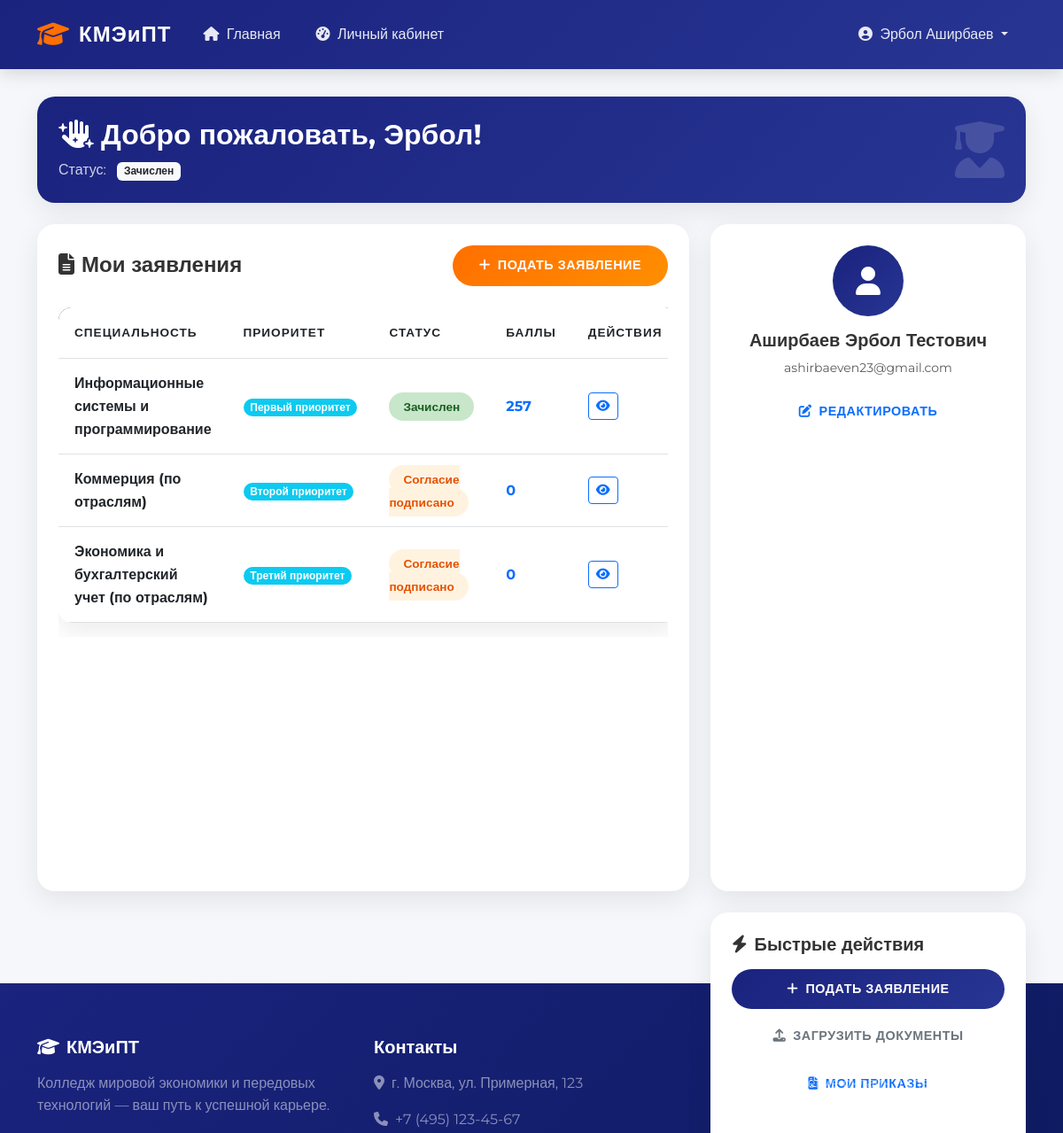
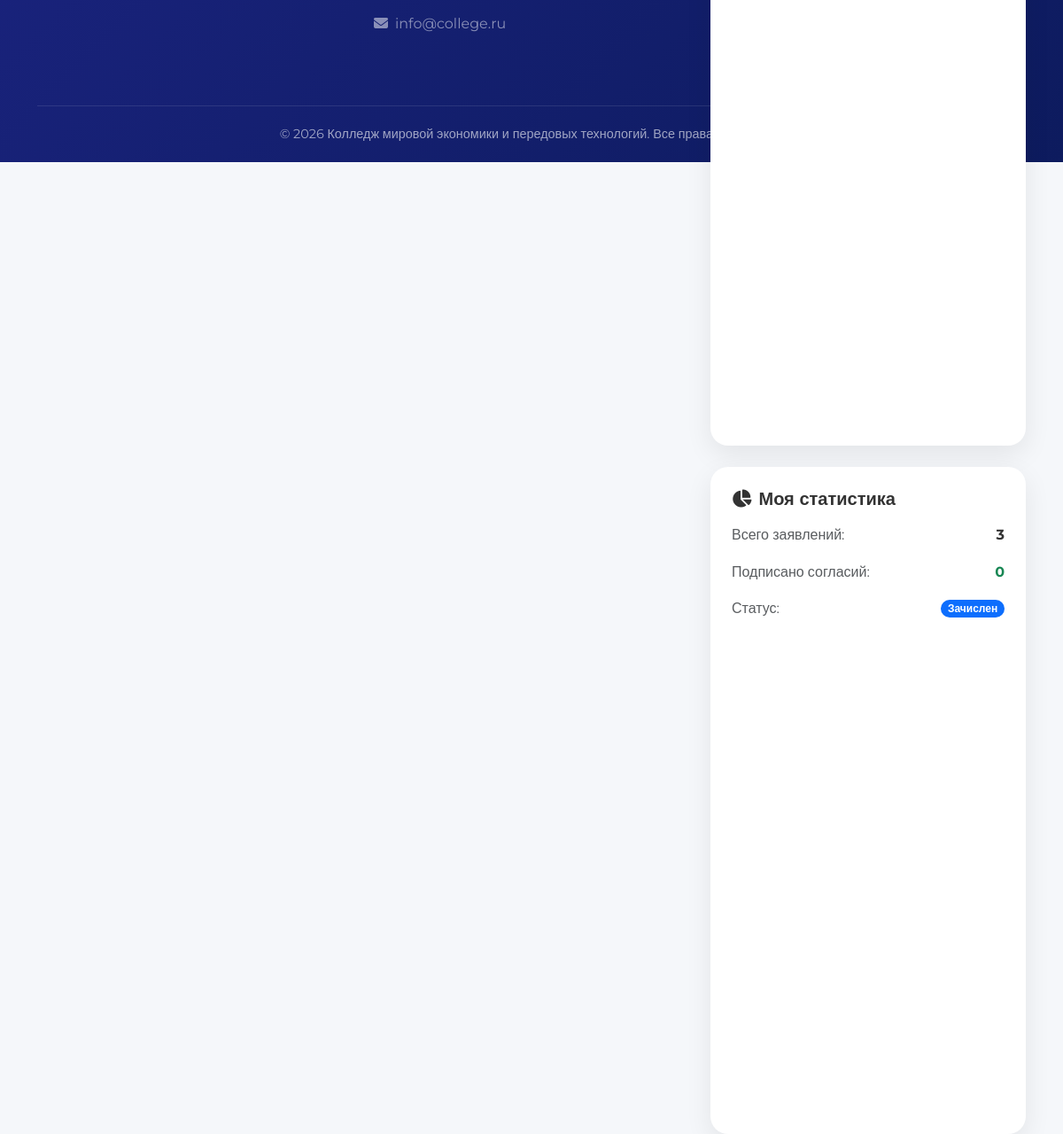
The app's page /dashboard/ (signed in) with its own data (2 pictures, top to bottom).
### applicants/models.py (models this page shows, shortened)
class Applicant(models.Model):
    SEX_CHOICES = [('M', 'Мужской'), ('F', 'Женский')]
    STATUS_CHOICES = [
        ('draft', 'Черновик'),
        ('submitted', 'Подано'),
        ('under_review', 'На рассмотрении'),
        ('accepted', 'Зачислен'),
        ('rejected', 'Отказ'),
    ]
    user = models.OneToOneField(
        User,
        on_delete=models.CASCADE,
        related_name='applicant_profile',
        verbose_name="Пользователь"
    )
    patronymic = models.CharField(max_length=150, blank=True, verbose_name="Отчество")
    birth_date = models.DateField(verbose_name="Дата рождения")
    sex = models.CharField(max_length=1, choices=SEX_CHOICES, verbose_name="Пол")
    phone = models.CharField(max_length=20, verbose_name="Телефон")
    snils = models.CharField(max_length=14, blank=True, verbose_name="СНИЛС")
    passport_series = models.CharField(max_length=4, blank=True, verbose_name="Серия паспорта")
    passport_number = models.CharField(max_length=6, blank=True, verbose_name="Номер паспорта")
    address = models.TextField(blank=True, verbose_name="Адрес")
    status = models.CharField(
        max_length=20,
        choices=STATUS_CHOICES,
        default='draft',
        verbose_name="Статус"
    )
    created_at = models.DateTimeField(auto_now_add=True)
    updated_at = models.DateTimeField(auto_now=True)
    class Meta:
        verbose_name = "Абитуриент"
        verbose_name_plural = "Абитуриенты"
        ordering = ['user__last_name', 'user__first_name']
    @property
    def full_name(self):
        return f"{self.user.last_name} {self.user.first_name} {self.patronymic}"

class Application(models.Model):
    PRIORITY_CHOICES = [
        (1, 'Первый приоритет'),
        (2, 'Второй приоритет'),
        (3, 'Третий приоритет'),
    ]
    APP_STATUS = [
        ('draft', 'Черновик'),
        ('submitted', 'Подано'),
        ('agreement_signed', 'Согласие подписано'),
        ('recommended', 'Рекомендован'),
        ('accepted', 'Зачислен'),
    ]
    applicant = models.ForeignKey(
        Applicant,
        on_delete=models.CASCADE,
        related_name='applications',
        verbose_name="Абитуриент"
    )
    campaign = models.ForeignKey(
        AdmissionCampaign,
        on_delete=models.CASCADE,
        verbose_name="Приемная кампания"
    )
    specialization = models.ForeignKey(
        Specialization,
        on_delete=models.CASCADE,
        verbose_name="Специальность"
    )
    priority = models.PositiveSmallIntegerField(
        choices=PRIORITY_CHOICES,
        verbose_name="Приоритет"
    )
    status = models.CharField(
        max_length=20,
        choices=APP_STATUS,
        default='draft',
        verbose_name="Статус заявления"
    )
    is_agreement_signed = models.BooleanField(
        default=False,
        verbose_name="Согласие на зачисление"
    )
    agreement_date = models.DateTimeField(null=True, blank=True)
    submission_date = models.DateTimeField(auto_now_add=True)
    class Meta:
        verbose_name = "Заявление"
        verbose_name_plural = "Заявления"
        unique_together = [
            ['applicant', 'campaign', 'priority'],
            ['applicant', 'campaign', 'specialization'],
        ]
        ordering = ['-submission_date']

class Specialization(models.Model):
    code = models.CharField(max_length=20, unique=True, verbose_name="Код специальности")
    name = models.CharField(max_length=255, verbose_name="Название")
    faculty = models.CharField(max_length=100, verbose_name="Факультет")
    budget_places = models.PositiveSmallIntegerField(verbose_name="Бюджетные места")
    paid_places = models.PositiveSmallIntegerField(default=0, verbose_name="Платные места")
    min_score = models.PositiveSmallIntegerField(default=100, verbose_name="Мин. проходной балл")
    description = models.TextField(blank=True, verbose_name="Описание")
    is_active = models.BooleanField(default=True, verbose_name="Активна")
    class Meta:
        verbose_name = "Специальность"
        verbose_name_plural = "Специальности"
        ordering = ['code']

### applicants/views.py (the view)
# urls.py: path('dashboard/', views.dashboard, name='dashboard'),
@login_required
def dashboard(request):
    try:
        applicant = request.user.applicant_profile
    except Applicant.DoesNotExist:
        messages.error(request, 'Профиль абитуриента не найден')
        return redirect('home')
    applications = Application.objects.filter(applicant=applicant).annotate(
        total_score=Sum('exam_results__score')
    )
    attachments = Attachment.objects.filter(applicant=applicant)
    context = {
        'applicant': applicant,
        'applications': applications,
        'attachments': attachments,
    }
    return render(request, 'applicants/dashboard.html', context)

### templates/applicants/dashboard.html (shortened to what this page needs)
{% extends 'base.html' %}
{% block content %}
<div class="container py-4">
    <div class="card-custom mb-4" style="background: linear-gradient(135deg, #1a237e 0%, #283593 100%); color: white;">
        <div class="card-body p-4">
            <div class="row align-items-center">
                <div class="col-md-8">
                    <h2 class="fw-bold mb-2">
                        <i class="fas fa-hand-sparkles me-2"></i>Добро пожаловать, {{ applicant.user.first_name }}!
                    </h2>
                    <p class="mb-0" style="color: rgba(255,255,255,0.8);">
                        Статус:
                        <span class="badge bg-light text-dark ms-2">
                            {{ applicant.get_status_display }}
                        </span>
                    </p>
                </div>
                <div class="col-md-4 text-end">
                    <i class="fas fa-user-graduate" style="font-size: 4rem; color: rgba(255,255,255,0.15);"></i>
                </div>
            </div>
        </div>
    </div>
    <div class="row g-4">
        <div class="col-lg-8">
            <div class="card-custom">
                <div class="card-body p-4">
                    <div class="d-flex justify-content-between align-items-center mb-4">
                        <h4 class="fw-bold mb-0"><i class="fas fa-file-alt me-2"></i>Мои заявления</h4>
                        <a href="{% url 'create_application' %}" class="btn btn-accent btn-modern">
                            <i class="fas fa-plus me-2"></i>Подать заявление
                        </a>
                    </div>
                    {% if applications %}
                    <div class="table-responsive">
                        <table class="table table-modern">
                            <thead>
                                <tr>
                                    <th>Специальность</th>
                                    <th>Приоритет</th>
                                    <th>Статус</th>
                                    <th>Баллы</th>
                                    <th>Действия</th>
                                </tr>
                            </thead>
                            <tbody>
                                {% for app in applications %}
                                <tr>
                                    <td><strong>{{ app.specialization.name }}</strong></td>
                                    <td>
                                        <span class="badge bg-info rounded-pill">{{ app.get_priority_display }}</span>
                                    </td>
                                    <td>
                                        {% if app.status == 'draft' %}
                                        <span class="badge-status badge-draft">{{ app.get_status_display }}</span>
                                        {% elif app.status == 'submitted' %}
                                        <span class="badge-status badge-submitted">{{ app.get_status_display }}</span>
                                        {% elif app.status == 'agreement_signed' %}
                                        <span class="badge-status badge-agreement">{{ app.get_status_display }}</span>
                                        {% elif app.status == 'recommended' %}
                                        <span class="badge-status badge-recommended">{{ app.get_status_display }}</span>
                                        {% elif app.status == 'accepted' %}
                                        <span class="badge-status badge-accepted">{{ app.get_status_display }}</span>
                                        {% endif %}
                                    </td>
                                    <td>
                                        <span class="fw-bold text-primary">{{ app.total_score|default:"0" }}</span>
                                    </td>
                                    <td>
                                        <div class="btn-group btn-group-sm">
                                            <a href="{% url 'application_detail' app.pk %}" class="btn btn-outline-primary">
                                                <i class="fas fa-eye"></i>
                                            </a>
                                        </div>
                                    </td>
                                </tr>
                                {% endfor %}
                            </tbody>
                        </table>
                    </div>
                    {% endif %}
                </div>
            </div>
        </div>
        <div class="col-lg-4">
            <div class="card-custom mb-4">
                <div class="card-body p-4 text-center">
                    <div style="width: 80px; height: 80px; background: linear-gradient(135deg, #1a237e, #283593); border-radius: 50%; display: flex; align-items: center; justify-content: center; margin: 0 auto 15px;">
                        <i class="fas fa-user" style="font-size: 2rem; color: white;"></i>
                    </div>
                    <h5 class="fw-bold">{{ applicant.full_name }}</h5>
                    <p class="text-muted small">{{ applicant.user.email }}</p>
                    <a href="{% url 'profile' %}" class="btn btn-outline-primary btn-modern btn-sm w-100">
                        <i class="fas fa-edit me-2"></i>Редактировать
                    </a>
                </div>
            </div>
            <div class="card-custom">
                <div class="card-body p-4">
                    <h5 class="fw-bold mb-3"><i class="fas fa-bolt me-2"></i>Быстрые действия</h5>
                    <a href="{% url 'create_application' %}" class="btn btn-gradient btn-modern w-100 mb-2">
                        <i class="fas fa-plus me-2"></i>Подать заявление
                    </a>
                    <a href="{% url 'upload_document_page' %}" class="btn btn-outline-secondary btn-modern w-100 mb-2">
                        <i class="fas fa-upload me-2"></i>Загрузить документы
                    </a>
                    <a href="{% url 'enrollment_orders' %}" class="btn btn-outline-primary btn-modern w-100 mb-2">
                        <i class="fas fa-file-contract me-2"></i>Мои приказы
                    </a>
                </div>
            </div>
            <div class="card-custom mt-4">
                <div class="card-body p-4">
                    <h5 class="fw-bold mb-3"><i class="fas fa-chart-pie me-2"></i>Моя статистика</h5>
                    <div class="d-flex justify-content-between align-items-center mb-3">
                        <span class="text-muted">Всего заявлений:</span>
                        <span class="fw-bold">{{ applications|length }}</span>
                    </div>
                    <div class="d-flex justify-content-between align-items-center mb-3">
                        <span class="text-muted">Подписано согласий:</span>
                        <span class="fw-bold text-success">
                            {% with signed_count=0 %}
                                {% for app in applications %}
                                    {% if app.is_agreement_signed %}
                                        {% widthratio 1 1 1 as signed_count %}
                                    {% endif %}
                                {% endfor %}
                                {{ signed_count }}
                            {% endwith %}
                        </span>
                    </div>
                    <div class="d-flex justify-content-between align-items-center">
                        <span class="text-muted">Статус:</span>
                        <span class="badge bg-primary rounded-pill">{{ applicant.get_status_display }}</span>
                    </div>
                </div>
            </div>
        </div>
    </div>
</div>
{% endblock %}

### templates/base.html (shortened to what this page needs)
<!DOCTYPE html>
<html lang="ru">
<head>
    <link href="https://cdn.jsdelivr.net/npm/bootstrap@5.3.0/dist/css/bootstrap.min.css" rel="stylesheet">
    <link rel="stylesheet" href="https://cdnjs.cloudflare.com/ajax/libs/font-awesome/6.4.0/css/all.min.css">
    <link rel="stylesheet" href="https://cdnjs.cloudflare.com/ajax/libs/animate.css/4.1.1/animate.min.css">
</head>
<body>
    <nav class="navbar navbar-expand-lg fixed-top" id="navbar">
        <div class="container">
            <a class="navbar-brand" href="{% url 'home' %}">
                <i class="fas fa-graduation-cap"></i> КМЭиПТ
            </a>
            <div class="collapse navbar-collapse" id="navbarNav">
                <ul class="navbar-nav me-auto">
                    <li class="nav-item">
                        <a class="nav-link" href="{% url 'home' %}">
                            <i class="fas fa-home me-1"></i> Главная
                        </a>
                    </li>
                    {% if user.is_authenticated %}
                    <li class="nav-item">
                        <a class="nav-link" href="{% url 'dashboard' %}">
                            <i class="fas fa-tachometer-alt me-1"></i> Личный кабинет
                        </a>
                    </li>
                    {% endif %}
                </ul>
                <ul class="navbar-nav">
                    {% if user.is_authenticated %}
                    <li class="nav-item dropdown">
                        <a class="nav-link dropdown-toggle" href="#" data-bs-toggle="dropdown">
                            <i class="fas fa-user-circle me-1"></i>
                            {{ user.get_full_name|default:user.username }}
                        </a>
                    </li>
                    {% endif %}
                </ul>
            </div>
        </div>
    </nav>
    <main>
        {% block content %}{% endblock %}
    </main>
    <footer class="footer">
        <div class="container">
            <div class="row">
                <div class="col-md-4 mb-4">
                    <h5 class="fw-bold mb-3">
                        <i class="fas fa-graduation-cap me-2"></i>КМЭиПТ
                    </h5>
                    <p class="text-white-50">Колледж мировой экономики и передовых технологий — ваш путь к успешной карьере.</p>
                </div>
                <div class="col-md-4 mb-4">
                    <h5 class="fw-bold mb-3">Контакты</h5>
                    <p class="text-white-50"><i class="fas fa-map-marker-alt me-2"></i>г. Москва, ул. Примерная, 123</p>
                    <p class="text-white-50"><i class="fas fa-phone me-2"></i>+7 (495) 123-45-67</p>
                    <p class="text-white-50"><i class="fas fa-envelope me-2"></i>info@college.ru</p>
                </div>
                <div class="col-md-4 mb-4">
                    <h5 class="fw-bold mb-3">Приемная кампания</h5>
                    <p class="text-white-50">Подайте заявление онлайн и следите за рейтингом в реальном времени.</p>
                </div>
            </div>
            <div class="footer-bottom">
                <p class="mb-0">&copy; 2026 Колледж мировой экономики и передовых технологий. Все права защищены.</p>
            </div>
        </div>
    </footer>
</body>
</html>

### records on screen
Applicant: user.first_name "Эрбол", status "Зачислен", full_name "Аширбаев Эрбол Тестович", user.email "ashirbaeven23@gmail.com"
Application: specialization.name "Информационные системы и программирование", priority "Первый приоритет", status "Зачислен", total_score "257"
Application: specialization.name "Коммерция (по отраслям)", priority "Второй приоритет", status "Согласие подписано", total_score "0"
Application: specialization.name "Экономика и бухгалтерский учет (по отраслям)", priority "Третий приоритет", status "Согласие подписано", total_score "0"

### other values on screen
{{ user.get_full_name|default:user.username }} "Эрбол Аширбаев"
{{ applications|length }} "3"
{{ signed_count }} "0"
